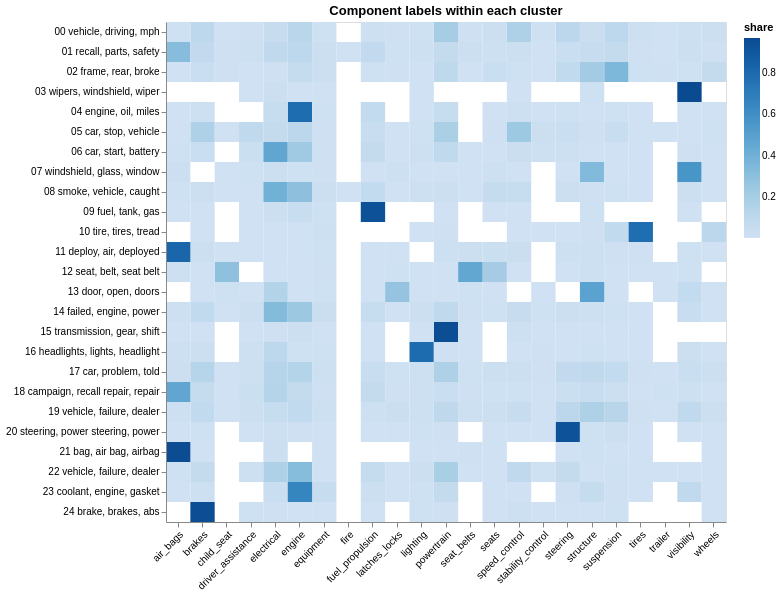

Notebook source saved alongside this figure:
### Code cell
label_share_chart(kmeans_clusters, sample["LABELS"], kmeans_names)

### Figure 1 — Vega-Lite specification as saved in the notebook (floating-point values rounded to 4 significant figures; data arrays with more than 128 entries replaced by an {"elided": "..."} marker saying what was removed)
{"config": {"view": {"continuousWidth": 300, "continuousHeight": 300}}, "data": {"name": "data-096609ece26d5a575ba493aeb391546e"}, "mark": {"type": "rect"}, "encoding": {"color": {"field": "share", "scale": {"scheme": "blues"}, "title": "share", "type": "quantitative"}, "tooltip": [{"field": "name", "type": "nominal"}, {"field": "label", "type": "nominal"}, {"field": "share", "format": ".0%", "type": "quantitative"}, {"field": "len", "type": "quantitative"}], "x": {"axis": {"labelAngle": -45}, "field": "label", "title": null, "type": "nominal"}, "y": {"field": "name", "sort": ["00 vehicle, driving, mph", "01 recall, parts, safety", "02 frame, rear, broke", "03 wipers, windshield, wiper", "04 engine, oil, miles", "05 car, stop, vehicle", "06 car, start, battery", "07 windshield, glass, window", "08 smoke, vehicle, caught", "09 fuel, tank, gas", "10 tire, tires, tread", "11 deploy, air, deployed", "12 seat, belt, seat belt", "13 door, open, doors", "14 failed, engine, power", "15 transmission, gear, shift", "16 headlights, lights, headlight", "17 car, problem, told", "18 campaign, recall repair, repair", "19 vehicle, failure, dealer", "20 steering, power steering, power", "21 bag, air bag, airbag", "22 vehicle, failure, dealer", "23 coolant, engine, gasket", "24 brake, brakes, abs"], "title": null, "type": "nominal"}}, "height": 500, "title": "Component labels within each cluster", "width": 560, "$schema": "https://vega.github.io/schema/vega-lite/v6.4.1.json", "datasets": {"data-096609ece26d5a575ba493aeb391546e": {"elided": "461 records"}}}
